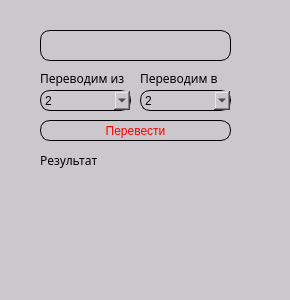
<?xml version="1.0" encoding="UTF-8"?>
<ui version="4.0">
 <class>MainWindow</class>
 <widget class="QMainWindow" name="MainWindow">
  <property name="geometry">
   <rect>
    <x>0</x>
    <y>0</y>
    <width>290</width>
    <height>300</height>
   </rect>
  </property>
  <property name="minimumSize">
   <size>
    <width>290</width>
    <height>300</height>
   </size>
  </property>
  <property name="maximumSize">
   <size>
    <width>290</width>
    <height>300</height>
   </size>
  </property>
  <property name="windowTitle">
   <string>MainWindow</string>
  </property>
  <property name="styleSheet">
   <string notr="true">background-color:rgb(204, 199, 204)</string>
  </property>
  <widget class="QWidget" name="centralwidget">
   <widget class="QComboBox" name="comboBoxIn">
    <property name="geometry">
     <rect>
      <x>40</x>
      <y>90</y>
      <width>91</width>
      <height>21</height>
     </rect>
    </property>
    <property name="styleSheet">
     <string notr="true">color:black;
border: 1px solid black;
border-radius: 10px;</string>
    </property>
    <item>
     <property name="text">
      <string>2</string>
     </property>
    </item>
    <item>
     <property name="text">
      <string>8</string>
     </property>
    </item>
    <item>
     <property name="text">
      <string>10</string>
     </property>
    </item>
    <item>
     <property name="text">
      <string>16</string>
     </property>
    </item>
   </widget>
   <widget class="QComboBox" name="comboBoxOut">
    <property name="geometry">
     <rect>
      <x>140</x>
      <y>90</y>
      <width>91</width>
      <height>21</height>
     </rect>
    </property>
    <property name="styleSheet">
     <string notr="true">color:black;
border: 1px solid black;
border-radius: 10px;</string>
    </property>
    <item>
     <property name="text">
      <string>2</string>
     </property>
    </item>
    <item>
     <property name="text">
      <string>8</string>
     </property>
    </item>
    <item>
     <property name="text">
      <string>10</string>
     </property>
    </item>
    <item>
     <property name="text">
      <string>16</string>
     </property>
    </item>
   </widget>
   <widget class="QLabel" name="labelIn">
    <property name="geometry">
     <rect>
      <x>40</x>
      <y>70</y>
      <width>91</width>
      <height>16</height>
     </rect>
    </property>
    <property name="font">
     <font>
      <family>Segoe Script</family>
     </font>
    </property>
    <property name="styleSheet">
     <string notr="true">color:black;</string>
    </property>
    <property name="text">
     <string>Переводим из</string>
    </property>
   </widget>
   <widget class="QLabel" name="labelOut">
    <property name="geometry">
     <rect>
      <x>140</x>
      <y>70</y>
      <width>91</width>
      <height>16</height>
     </rect>
    </property>
    <property name="font">
     <font>
      <family>Segoe Script</family>
     </font>
    </property>
    <property name="styleSheet">
     <string notr="true">color:black;</string>
    </property>
    <property name="text">
     <string>Переводим в</string>
    </property>
   </widget>
   <widget class="QPushButton" name="convertButton">
    <property name="enabled">
     <bool>false</bool>
    </property>
    <property name="geometry">
     <rect>
      <x>40</x>
      <y>120</y>
      <width>191</width>
      <height>21</height>
     </rect>
    </property>
    <property name="styleSheet">
     <string notr="true">color:red;
border: 1px solid black;
border-radius: 10px;</string>
    </property>
    <property name="text">
     <string>Перевести</string>
    </property>
   </widget>
   <widget class="QLabel" name="labelRes">
    <property name="geometry">
     <rect>
      <x>40</x>
      <y>150</y>
      <width>191</width>
      <height>21</height>
     </rect>
    </property>
    <property name="minimumSize">
     <size>
      <width>0</width>
      <height>0</height>
     </size>
    </property>
    <property name="font">
     <font>
      <family>Segoe Script</family>
     </font>
    </property>
    <property name="styleSheet">
     <string notr="true">color:black;</string>
    </property>
    <property name="text">
     <string>Результат</string>
    </property>
   </widget>
   <widget class="QTextEdit" name="textEdit">
    <property name="geometry">
     <rect>
      <x>40</x>
      <y>30</y>
      <width>191</width>
      <height>31</height>
     </rect>
    </property>
    <property name="styleSheet">
     <string notr="true">color:black;
border: 1px solid black;
border-radius: 10px;</string>
    </property>
   </widget>
  </widget>
  <widget class="QMenuBar" name="menubar">
   <property name="geometry">
    <rect>
     <x>0</x>
     <y>0</y>
     <width>290</width>
     <height>17</height>
    </rect>
   </property>
  </widget>
  <widget class="QStatusBar" name="statusbar"/>
 </widget>
 <resources/>
 <connections/>
</ui>
